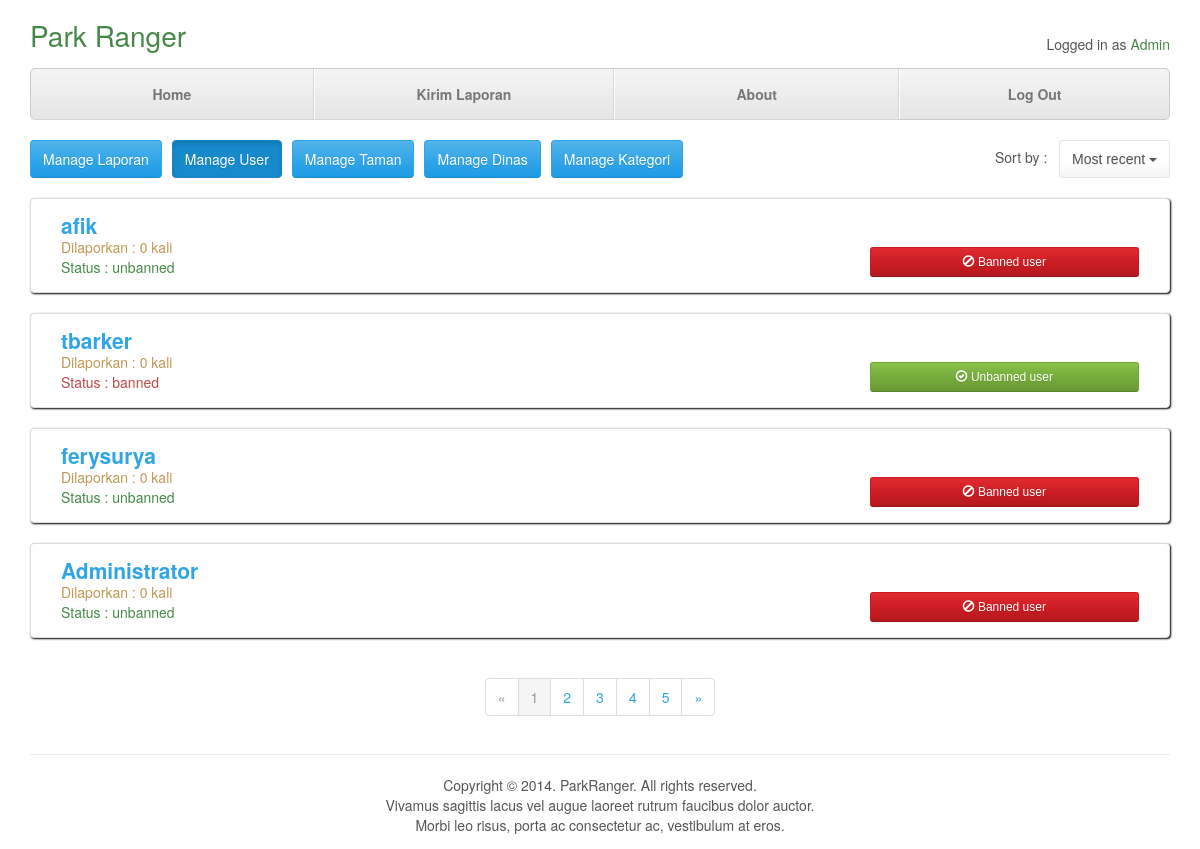
Screenshot of /manage_user.php with the database file from the repository.
### tables this page shows
CREATE TABLE IF NOT EXISTS `user` (
  `nama` varchar(50) NOT NULL,
  `email` varchar(20) NOT NULL,
  `username` varchar(20) NOT NULL,
  `password` varchar(20) NOT NULL,
`id_user` int(11) NOT NULL,
  `role` int(11) NOT NULL
);

CREATE TABLE IF NOT EXISTS `member` (
  `jumlah_report` int(11) NOT NULL,
  `status` varchar(20) NOT NULL,
  `id_user` int(11) NOT NULL
);

### manage_user.php (the view, shortened to what this page needs)
<!DOCTYPE html>
 <html class="no-js">
    <head>
        <link rel="stylesheet" href="css/bootstrap.min.css">
        <link rel="stylesheet" href="css/normalize.css">
        <link rel="stylesheet" href="css/main.css">
        <link rel="stylesheet" href="css/manage_user.css">
    </head>
    <body>
    	<div class="container">
	        <div class="top">
		        <h1 class="text-muted"><a href="index.php">Park Ranger</a></h1>
			    <p class="text-right">Logged in as <a href="#">Admin</a></p>
			    <div class="clearfix"></div>
		        <ul class="nav nav-justified" role="navigation">
		        	<li><a href="index.php">Home</a></li>
		        	<li><a href="lapor.php">Kirim Laporan</a></li>
		        	<li><a href="about.php">About</a></li>
		        	<li><a href="logout.php">Log Out</a></li>
		        </ul>
	       	</div>
	       	<br/>
	       	<a class="btn btn-primary btn-laporan" href="manage_laporan.php" role="button">Manage Laporan</a>
	       	<a class="btn btn-primary active btn-user" href="manage_user.php" role="button">Manage User</a>
	       	<a class="btn btn-primary btn-user" href="manage_taman.php" role="button">Manage Taman</a>
	       	<a class="btn btn-primary btn-user" href="manage_dinas.php" role="button">Manage Dinas</a>
	       	<a class="btn btn-primary btn-user" href="manage_kategori.php" role="button">Manage Kategori</a>
	       	<div class="dropdown text-right sort-menu">
	       	Sort by : &nbsp;
				<button class="btn btn-default dropdown-toggle" type="button" id="dropdownMenu1" data-toggle="dropdown" aria-expanded="true">
					Most recent
					<span class="caret"></span>
				</button>
			</div>
			<br />
			<?php
			extract($_POST);
			$servername = "localhost";
			$dbusername = "root";
			$dbpassword = "";
			$dbname = "parkranger";
			$conn = new mysqli($servername, $dbusername, $dbpassword, $dbname);
			$sql = "SELECT * FROM user WHERE role=3";
			$result = $conn->query($sql);
			if($result->num_rows > 0) {
				while($row= $result->fetch_assoc()) {
					$uid = $row['id_user'];
					$sql2 = "SELECT jumlah_report, status FROM member WHERE id_user=$uid";
					$result2 = $conn->query($sql2);
					if($result2->num_rows > 0) {
						$row2 = $result2->fetch_assoc();
						$status = $row2['status'];
						$jumlah_report = $row2['jumlah_report'];
					}
					$color = ($status=="unbanned")?"success":"danger";
					$color2 = ($color=="success")?"danger":"success";
					$btnText = ($color2=="success")?"Unbanned user":"Banned user";
					$btnIcon = ($color2=="success")?"ok":"ban";
			?>
      		<div class="panel panel-default">
				<div class="panel-body">
					<div class="col-xs-12 deskripsi-wrapper">
						<div class="col-xs-12 deskripsi">
							<h2 class="text-primary"><strong><?php echo $row['username']?></strong></h2>
							<p class="text-warning">Dilaporkan :  <?php echo $jumlah_report ?> kali</p>
							<div class="col-xs-9">
								<span class="text-<?php echo $color ?>">Status : <?php echo $status ?></span><br />
							</div>
							<form class="col-xs-3" action="banned_user.php" method="POST">
								<button class="btn btn-<?php echo $color2 ?> btn-sm btn-block"><span class="glyphicon glyphicon-<?php echo $btnIcon ?>-circle"></span> <?php echo $btnText ?></button>
							</form>
						</div>
					</div>
	        	</div>
      		</div>
			<?php
				}
			}
			else {
				echo "Tidak ada user terdaftar";
			}
			?>
			<nav class="text-center">
				<ul class="pagination">
					<li class="disabled">
						<a href="#" aria-label="Previous">
							<span aria-hidden="true">&laquo;</span>
						</a>
					</li>
					<li class="active"><a href="#">1</a></li>
					<li><a href="#">2</a></li>
					<li><a href="#">3</a></li>
					<li><a href="#">4</a></li>
					<li><a href="#">5</a></li>
					<li>
						<a href="#" aria-label="Next">
							<span aria-hidden="true">&raquo;</span>
						</a>
					</li>
				</ul>
			</nav>
			<p class="text-center footer">
				<br/>
				Copyright &copy; 2014. ParkRanger. All rights reserved.<br/>
				Vivamus sagittis lacus vel augue laoreet rutrum faucibus dolor auctor.<br/>
				Morbi leo risus, porta ac consectetur ac, vestibulum at eros.
				<br/>
			</p>
	    </div>
    </body>
</html>

### css/main.css (style rules this page uses)
html, button, input, select, textarea { color: #222; }
html { font-size: 1em; line-height: 1.4; }
.container { min-width: 1024px !important; }
.top { padding-top: 20px; }
.top > h1 { display: inline; }
.top > p { float: right; }
.top > h1 > a, .top > p > a { color: #468847; }
.nav-justified { background-color: #eee; border: 1px solid #ccc; border-radius: 5px; margin-top: 0; }
.nav-justified > li > a { padding-top: 15px; padding-bottom: 15px; margin-bottom: 0; font-weight: bold; color:#777; text-align: center; background-color: #e5e5e5; background-image: -webkit-gradient(linear, left top, left bottom, from(#f5f5f5), to(#e5e5e5)); background-image: -webkit-linear-gradient(top, #f5f5f5 0%, #e5e5e5 100%); background-image: -o-linear-gradient(top, #f5f5f5 0%, #e5e5e5 100%); background-image: -webkit-gradient(linear, left top, left bottom, from(top), color-stop(0%, #f5f5f5), to(#e5e5e5)); background-image: linear-gradient(top, #f5f5f5 0%, #e5e5e5 100%); filter: progid:DXImageTransform.Microsoft.gradient( startColorstr='#f5f5f5', endColorstr='#e5e5e5',GradientType=0 ); background-repeat: repeat-x; border-bottom: 1px solid #d5d5d5; }
.nav-justified > li:first-child > a { border-radius: 5px 5px 0 0; }
.nav-justified > li:last-child > a { border-bottom: 0; border-radius: 0 0 5px 5px; }
@media (min-width: 768px) { .nav-justified { max-height: 52px; } }
@media (min-width: 768px) { .nav-justified > li > a { border-right: 1px solid #d5d5d5; border-left: 1px solid #fff; } }
@media (min-width: 768px) { .nav-justified > li:first-child > a { border-left: 0; border-radius: 5px 0 0 5px; } }
@media (min-width: 768px) { .nav-justified > li:last-child > a { border-right: 0; border-radius: 0 5px 5px 0; } }
.footer { border-top:1px solid #eaeaea; }
.clearfix:before, .clearfix:after { content: " "; display: table; }
.clearfix:after { clear: both; }
.clearfix { *zoom: 1; }

### css/manage_user.css (style rules this page uses)
.btn-laporan, .btn-user { float:left; margin-right: 10px; }
.sort-menu { float:right; }
.panel { box-shadow: 1px 1px 2px black; }
.panel-body { padding-bottom:5px; }
.deskripsi-wrapper { padding: 0; margin-bottom: 0px; position: relative; }
.deskripsi > h2 { margin-top:0; margin-bottom:0; }
.deskripsi > p { margin:0; }
.deskripsi .col-xs-3 { position: relative; bottom: 10px; }
.deskripsi > .col-xs-9, .deskripsi > .col-xs-3 { padding: 0; }

### rows the page displays
user: username "afik", member.jumlah_report "0", member.status "unbanned", member.status "Banned user"
user: username "tbarker", member.jumlah_report "0", member.status "banned", member.status "Unbanned user"
user: username "ferysurya", member.jumlah_report "0", member.status "unbanned", member.status "Banned user"
user: username "Administrator", member.jumlah_report "0", member.status "unbanned", member.status "Banned user"
